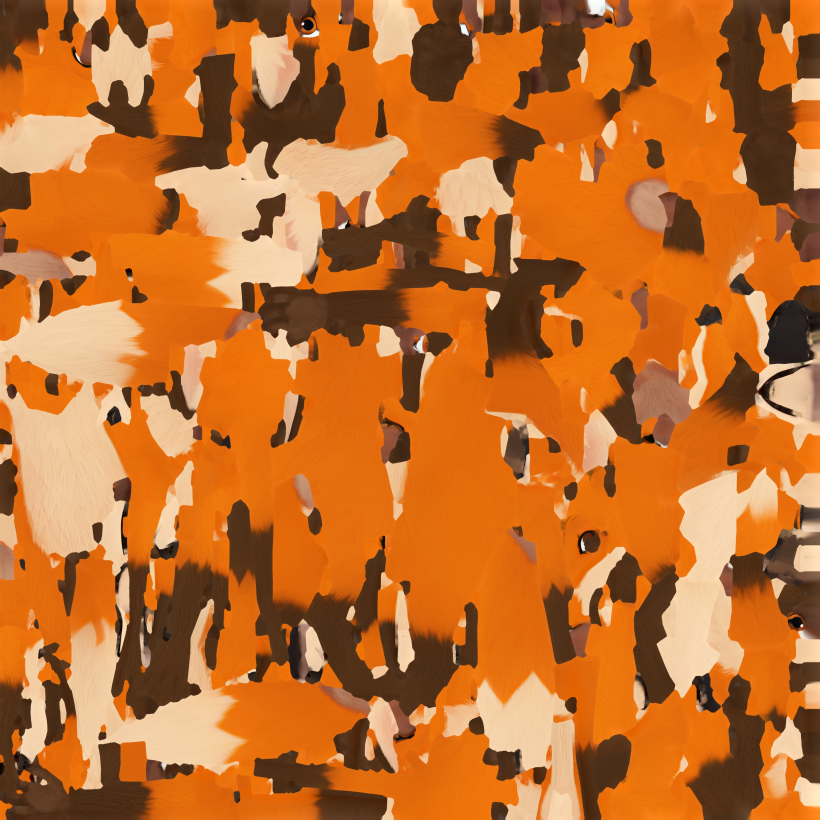
#> input picture assets/models/fox/tripo-p2/fox.fbm/fox_basecolor.jpg, 4096 x 4096 px, found by its file name (shown at 1/5 size)
$ python fox-tan-map.py
#> lines starting #> are read from the running program, lines starting #| are printed output that depends on the picture
# Writes the color map of the tan fox, `assets/models/fox/tripo-hand/fox-tan-color.webp`, from the
# color map of the Tripo fox (design 4.5, assets/models/fox/README.md, "Tan color map"). It scales
# the source image to 2048 pixels as the red copy `fox-color.webp`, and moves each texel in Oklab
# by a step: the orange fur and the dark socks go to the tan fur and the tan accent of
# SPECIES_COLORS of src/models/colors.ts at the lightness of the tan palette of the faces, and the
# cream belly, the white, and the black keep their colors. Each texel takes a mix of the steps of the colors, by its nearness to each color, so the
# blend between two colors of the fur stays smooth. The texels of the eyeballs keep their colors:
# the script reads their triangles and texture points from the rig file (`ownEyes` of the
# export). The output depends only on the input files.
#
# Usage: uv run --no-project --with numpy==2.5.4 --with pillow==13.0.0 python -I tools/fox-tan-map.py
import json
import struct
import sys

import numpy as np
from PIL import Image, ImageDraw, ImageFilter

SOURCE = 'assets/models/fox/tripo-p2/fox.fbm/fox_basecolor.jpg'
RIG = 'assets/models/fox/tripo-hand/fox.rig.glb'
OUT = 'assets/models/fox/tripo-hand/fox-tan-color.webp'
SIZE = 2048
QUALITY = 60

#: The colors of the red fox in the map (sRGB) and the colors that take their place: the region
#: colors of the face colors of the hand rig (assets/models/fox/README.md, "Smooth surface"), and
#: the white, the black, and the cream of the map, which keep their colors. The fur and the socks
#: take the Oklab hue and chroma of the fur and the accent of SPECIES_COLORS['fox-tan'] and the
#: Oklab lightness that the tan palette of the faces gives them (paletteMap() of
#: tools/studio-palette.ts): sRGB (186, 118, 73) and (153, 97, 49). The colors of SPECIES_COLORS
#: themselves are lighter, and the tan fur then read cream in the light of the app.
ANCHORS = (
    ((220, 98, 12), (166, 129, 83)),  # the orange fur to the tan fur
    ((73, 37, 17), (143, 102, 62)),  # the dark socks to the tan accent
    ((244, 215, 191), (244, 215, 191)),  # the cream belly and cheeks
    ((206, 168, 143), (206, 168, 143)),  # the muzzle and the inner ears
    ((255, 255, 255), (255, 255, 255)),  # the white lights and the tail tip
    ((8, 6, 5), (8, 6, 5)),  # the black nose and lips
)
#: The pairs of ANCHORS with a blend between them in the map: the orange fur to the cream, the
#: socks, the white, and the muzzle, and the socks to the black. Each pair gets two more anchors at
#: 1/3 and 2/3 of the way, in Oklab, with the same blend of the new colors.
BLENDS = ((0, 2), (0, 1), (0, 4), (0, 3), (1, 5))
#: The Oklab distance at which the share of an anchor falls to 1/e.
SPREAD = 0.06
#: The smallest chroma of an anchor for the hue step (see main()).
MIN_CHROMA = 0.02
#: The texels of the eyeballs and this many texels around them keep their colors.
EYE_MARGIN = 4


def linear(srgb):
    c = np.asarray(srgb, np.float64) / 255.0
    return np.where(c <= 0.04045, c / 12.92, ((c + 0.055) / 1.055) ** 2.4)


def srgb8(lin):
    c = np.clip(lin, 0.0, 1.0)
    c = np.where(c <= 0.0031308, c * 12.92, 1.055 * c ** (1 / 2.4) - 0.055)
    return np.round(c * 255.0).astype(np.uint8)


def oklab(lin):
    m1 = np.array([[0.4122214708, 0.5363325363, 0.0514459929],
                   [0.2119034982, 0.6806995451, 0.1073969566],
                   [0.0883024619, 0.2817188376, 0.6299787005]])
    m2 = np.array([[0.2104542553, 0.7936177850, -0.0040720468],
                   [1.9779984951, -2.4285922050, 0.4505937099],
                   [0.0259040371, 0.7827717662, -0.8086757660]])
    return np.cbrt(lin @ m1.T) @ m2.T


def linear_of_oklab(lab):
    m1 = np.array([[1.0, 0.3963377774, 0.2158037573],
                   [1.0, -0.1055613458, -0.0638541728],
                   [1.0, -0.0894841775, -1.2914855480]])
    m2 = np.array([[4.0767416621, -3.3077115913, 0.2309699292],
                   [-1.2684380046, 2.6097574011, -0.3413193965],
                   [-0.0041960863, -0.7034186147, 1.7076147010]])
    return ((lab @ m1.T) ** 3) @ m2.T


def eye_mask(path, size):
    """Gives the texels of the eyeball triangles of the rig file, grown by EYE_MARGIN texels."""
    data = open(path, 'rb').read()
    length = struct.unpack('<I', data[12:16])[0]
    gltf = json.loads(data[20:20 + length])
    binary = data[20 + length + 8:]
    fur = gltf['meshes'][0]['primitives'][0]
    if gltf['materials'][fur['material']]['name'] != 'fur' or 'TEXCOORD_0' not in fur['attributes']:
        sys.exit(f'{path} has no fur primitive with texture points.')

    def read(index, dtype, width):
        accessor = gltf['accessors'][index]
        view = gltf['bufferViews'][accessor['bufferView']]
        start = view.get('byteOffset', 0) + accessor.get('byteOffset', 0)
        count = accessor['count'] * width
        return np.frombuffer(binary, dtype, count, start).reshape(-1, width)

    kinds = {5121: np.uint8, 5123: np.uint16, 5125: np.uint32}
    triangles = read(fur['indices'], kinds[gltf['accessors'][fur['indices']]['componentType']], 3)
    points = read(fur['attributes']['TEXCOORD_0'], np.float32, 2)
    eyes = gltf['asset']['extras'].get('ownEyes')
    if not eyes:
        sys.exit(f'{path} has no eyes of the mesh.')
    mask = Image.new('L', (size, size), 0)
    draw = ImageDraw.Draw(mask)
    count = 0
    for side in ('L', 'R'):
        for t in eyes[side]['faces']:
            corners = points[triangles[t]] * size
            draw.polygon([(float(u), float(v)) for u, v in corners], fill=255)
            count += 1
    mask = mask.filter(ImageFilter.MaxFilter(2 * EYE_MARGIN + 1))
    return np.asarray(mask) > 0, count


def main():
    image = Image.open(SOURCE).convert('RGB').resize((SIZE, SIZE), Image.LANCZOS)
    lab = oklab(linear(np.asarray(image)))
#> in linear, `return np.where(c <= 0.04045, c / 12.92, ((c + 0.055) / 1.055) ** 2.4)`:
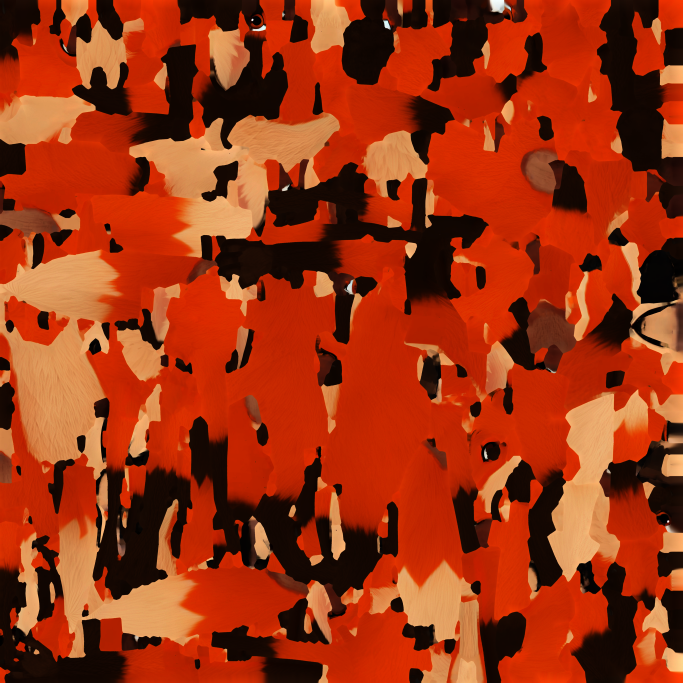
#> returned value: shape (2048, 2048, 3) float64 (shown at 1/3 size); mean of channels 0, 1, 2 0.616, 0.206, 0.0737; drawn as R, G, B
#> in oklab, `m1 = np.array([[0.4122214708, 0.5363325363, 0.0514459929], [0.21190349..`: m1 = [[0.412, 0.536, 0.0514], [0.212, 0.681, 0.107], [0.0883, 0.282, 0.63]]
    pairs = [(oklab(linear(source)), oklab(linear(target))) for source, target in ANCHORS]
    for i, j in BLENDS:
        for f in (1 / 3, 2 / 3):
            pairs.append(tuple(a + f * (b - a) for a, b in zip(pairs[i], pairs[j])))
    shares = []
    steps = []
    for anchor, target in pairs:
        distance = np.linalg.norm(lab - anchor, axis=-1)
        shares.append(np.exp(-((distance / SPREAD) ** 2)))
        steps.append(target - anchor)
#> this loop made 16 passes
#> pass 3, in main, `distance = np.linalg.norm(lab - anchor, axis=-1)`:
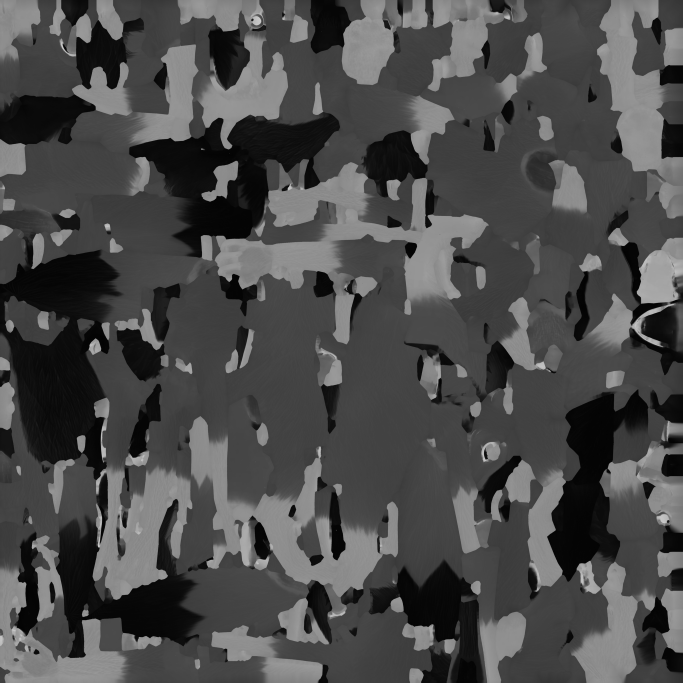
#> distance: shape (2048, 2048) float64 (shown at 1/3 size); min 0.00451, max 0.898, mean 0.296
#> after the loop, shares = 16 items; steps = 16 items, first 6: [-0.00952, -0.0938, -0.053], [0.235, -0.00867, 0.0225], [0, 0, 0], [0, 0, 0], [0, 0, 0], [0, 0, 0]
    shares = np.stack(shares, axis=-1)
    # A texel far from each color takes the step of its nearest color.
    nearest = np.argmax(shares, axis=-1)
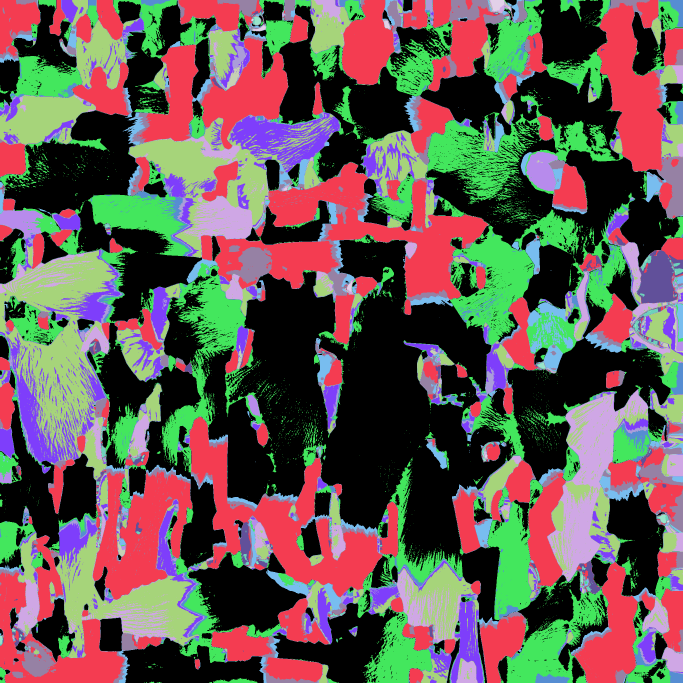
#> nearest: shape (2048, 2048) int64 (shown at 1/3 size); 16 distinct labels, from 0 to 15; one colour per label, 0 black
    shares[np.arange(SIZE)[:, None], np.arange(SIZE)[None, :], nearest] += 1e-12
    shares /= shares.sum(axis=-1, keepdims=True)
    texel_chroma = np.hypot(lab[..., 1], lab[..., 2])
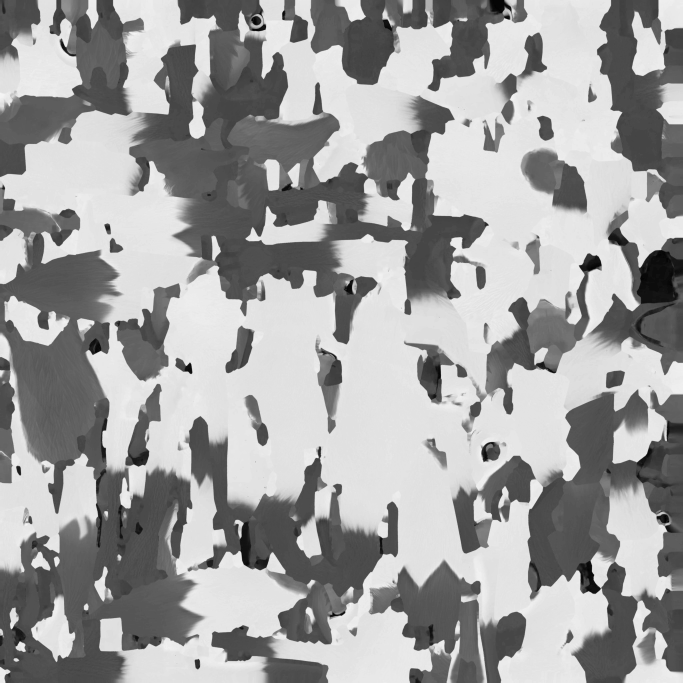
#> texel_chroma: shape (2048, 2048) float64 (shown at 1/3 size); min 0, max 0.195, mean 0.123; drawn with min black and max white
    moved = lab.copy()
    for k, ((anchor, _), step) in enumerate(zip(pairs, steps)):
        # The hue step of an anchor shrinks with the chroma of the texel below the chroma of the
        # anchor, so a gray or pale texel does not turn green or blue.
        hue = np.minimum(1.0, texel_chroma / max(np.hypot(anchor[1], anchor[2]), MIN_CHROMA))
        moved[..., 0] += shares[..., k] * step[0]
        moved[..., 1] += shares[..., k] * hue * step[1]
        moved[..., 2] += shares[..., k] * hue * step[2]
#> this loop made 16 passes
#> (anchor, step) on passes 1 to 12: ([0.638, 0.118, 0.126], [-0.00952, -0.0938, -0.053]), ([0.309, 0.0419, 0.0467], [0.235, -0.00867, 0.0225]), ([0.897, 0.0215, 0.0402], [0, 0, 0]), ([0.759, 0.0325, 0.0464], [0, 0, 0]), ([1, 8.1e-11, 3.73e-08], [0, 0, 0]), ([0.125, 0.00341, 0.00433], [0, 0, 0]), ([0.724, 0.0859, 0.0976], [-0.00634, -0.0625, -0.0353]), ([0.811, 0.0537, 0.0689], [-0.00317, -0.0313, -0.0177]), ([0.528, 0.0927, 0.0998], [0.072, -0.0654, -0.0278]), ([0.418, 0.0673, 0.0732], [0.154, -0.037, -0.00269]), ([0.759, 0.0787, 0.0842], [-0.00634, -0.0625, -0.0353]), ([0.879, 0.0393, 0.0421], [-0.00317, -0.0313, -0.0177])
#> pass 1, in main, `hue = np.minimum(1.0, texel_chroma / max(np.hypot(anchor[1], anchor[2]..`:
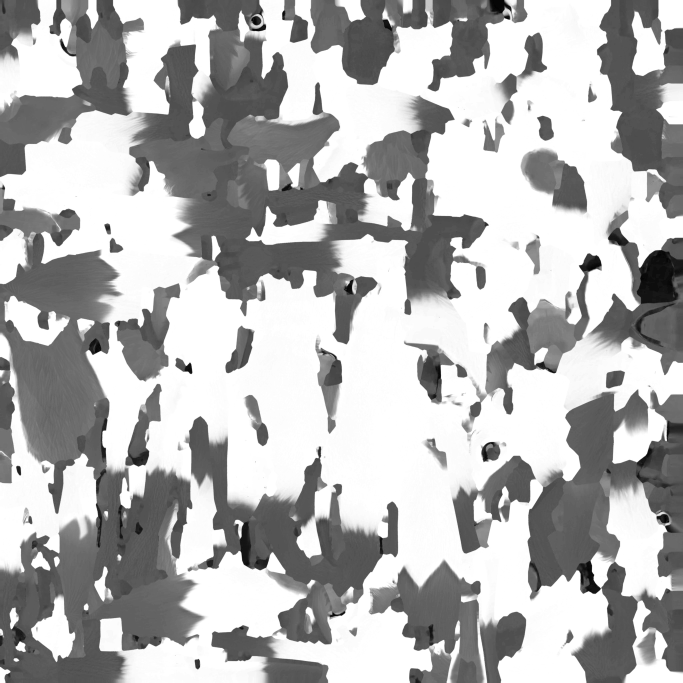
#> hue: shape (2048, 2048) float64 (shown at 1/3 size); min 0, max 1, mean 0.705
#> pass 3, in main, `hue = np.minimum(1.0, texel_chroma / max(np.hypot(anchor[1], anchor[2]..`:
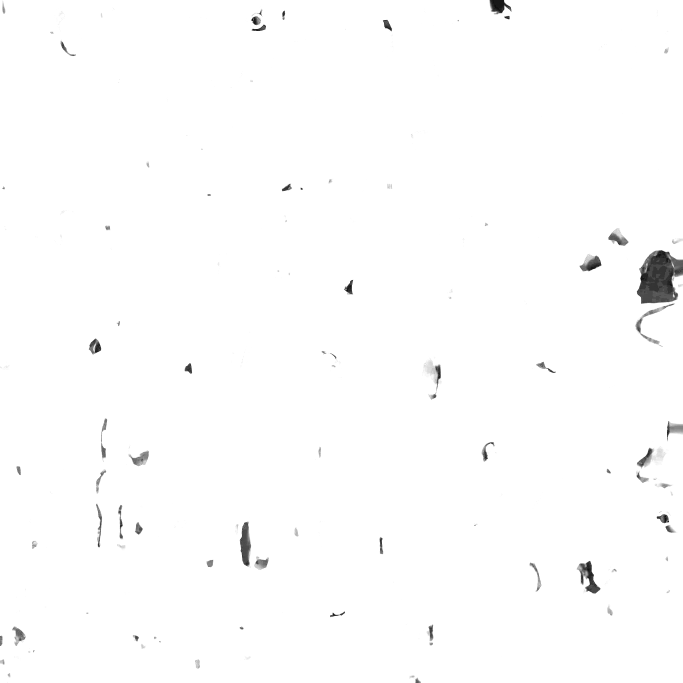
#> hue: shape (2048, 2048) float64 (shown at 1/3 size); min 0, max 1, mean 0.992
#> after the loop:
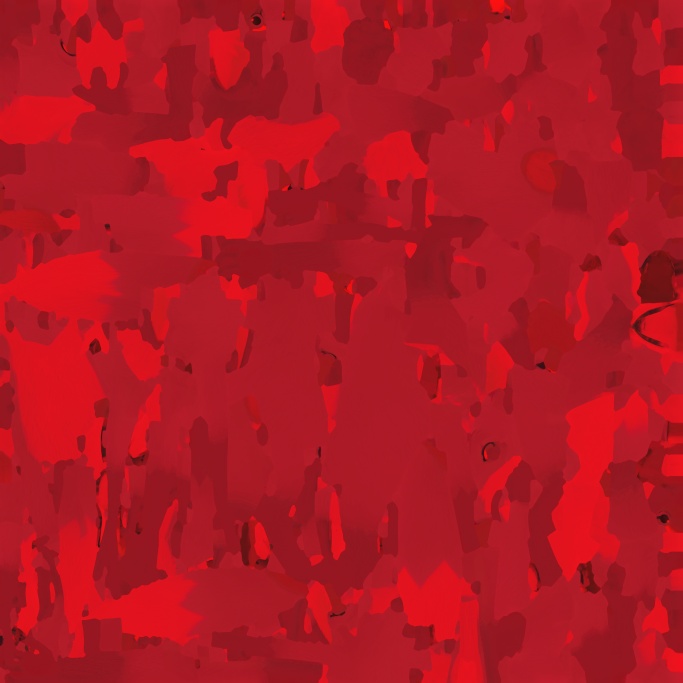
#> moved: shape (2048, 2048, 3) float64 (shown at 1/3 size); mean R, G, B 0.669, 0.0275, 0.0755; drawn with min black and max white
    eyes, count = eye_mask(RIG, SIZE)
    moved[eyes] = lab[eyes]
    out = srgb8(linear_of_oklab(moved))
    Image.fromarray(out).save(OUT, 'WEBP', quality=QUALITY, method=6)
    changed = np.abs(out.astype(int) - np.asarray(image).astype(int)).max(axis=-1) > 2
    print(f'{OUT}: {SIZE} x {SIZE}, {count} eye triangles kept ({int(eyes.sum())} texels), '
          f'{changed.mean() * 100:.1f} % of the texels moved')


if __name__ == '__main__':
#> (the run stopped early here; a loop or call above may not have finished)
